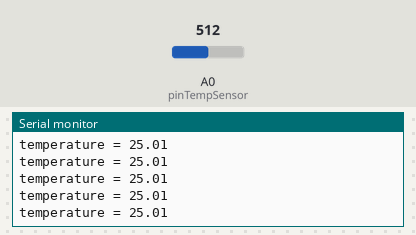
Recording of a sketch running on a simulated Arduino Uno, built with avr-gcc and run on an emulated ATmega328P. On the bench: the last lines printed to the serial monitor. The inputs (shaded band) are chosen by the test bench; at power-on: A0 (pinTempSensor) = 512.

Above: at 1.2 s.
1.3 s: A0 (pinTempSensor) set to 716
At 1.32 s:
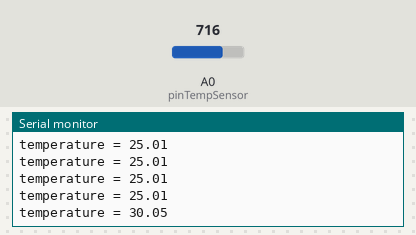
2.8 s: A0 (pinTempSensor) set to 900
At 2.83 s:
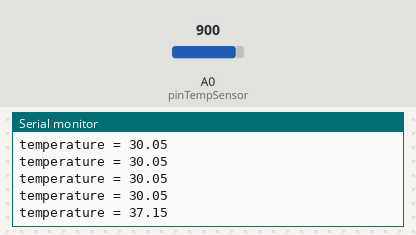
Timing chart, 0 to 5.8 s (numbered marks = the images above; inputs shaded):
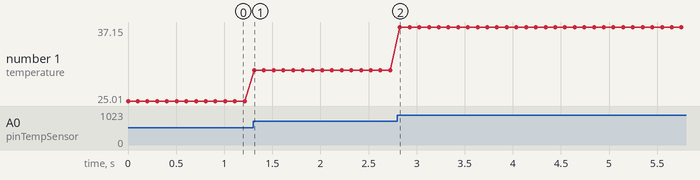

Measured:
- after the input at 1.3 s, the serial monitor: prints a new line at once (image 1)
- after the input at 2.8 s, the serial monitor: prints a new line at once (image 2)
- plotted number 1: 25.01 → 30.05 after the input at 1.3 s, 30.05 → 37.15 after the input at 2.8 s

The sketch:

ard_therm_v1_.ino
```cpp
#include <math.h>
const int B = 4275000; // B value of the thermistor
const int R0 = 100000; // R0 = 100k
const int pinTempSensor = A0; // Grove - Temperature Sensor connect to A0

struct sensorBox {
  float T0;
  float T1;
  float deltaT;
} tempData;

void setup()
{
  Serial.begin(9600);
}

void loop()
{
  int a = analogRead(pinTempSensor);
  float R = 1023.0/a-1.0;
  R = R0*R;
  float temperature = 1.0/(log(R/R0)/B+1/298.15)-273.15; // convert to temperature via datasheet
  Serial.print("temperature = ");
  Serial.println(temperature);
  delay(100);
}
```
